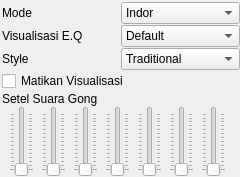
          <widget class="QWidget" name="option">
           <property name="geometry">
            <rect>
             <x>0</x>
             <y>0</y>
             <width>240</width>
             <height>177</height>
            </rect>
           </property>
           <property name="styleSheet">
            <string notr="true">#option {
background-color: qlineargradient(x1: 0, y1: 0, x2: 0, y2: 1,                                stop: 0 #afdde9, stop: 1 #ffe680);
border-radius : 10px;
}
</string>
           </property>
           <attribute name="icon">
            <iconset resource="rsc.qrc">
             <normaloff>:/icon/icon/setting.png</normaloff>:/icon/icon/setting.png</iconset>
           </attribute>
           <attribute name="label">
            <string>Pengaturan</string>
           </attribute>
           <layout class="QVBoxLayout" name="verticalLayout_5">
            <property name="spacing">
             <number>1</number>
            </property>
            <property name="leftMargin">
             <number>2</number>
            </property>
            <property name="topMargin">
             <number>2</number>
            </property>
            <property name="rightMargin">
             <number>0</number>
            </property>
            <property name="bottomMargin">
             <number>0</number>
            </property>
            <item>
             <layout class="QHBoxLayout" name="horizontalLayout_8">
              <property name="spacing">
               <number>0</number>
              </property>
              <item>
               <widget class="QLabel" name="label_2">
                <property name="styleSheet">
                 <string notr="true"/>
                </property>
                <property name="text">
                 <string>Mode</string>
                </property>
               </widget>
              </item>
              <item>
               <widget class="QComboBox" name="comboBox_2">
                <property name="styleSheet">
                 <string notr="true"/>
                </property>
                <item>
                 <property name="text">
                  <string>Indor</string>
                 </property>
                </item>
                <item>
                 <property name="text">
                  <string>Outdor</string>
                 </property>
                </item>
               </widget>
              </item>
             </layout>
            </item>
            <item>
             <layout class="QHBoxLayout" name="horizontalLayout_9">
              <property name="spacing">
               <number>0</number>
              </property>
              <item>
               <widget class="QLabel" name="label_5">
                <property name="text">
                 <string>Visualisasi E.Q</string>
                </property>
               </widget>
              </item>
              <item>
               <widget class="QComboBox" name="comboBox_3">
                <property name="sizePolicy">
                 <sizepolicy hsizetype="Preferred" vsizetype="Preferred">
                  <horstretch>0</horstretch>
                  <verstretch>0</verstretch>
                 </sizepolicy>
                </property>
                <item>
                 <property name="text">
                  <string>Default</string>
                 </property>
                </item>
                <item>
                 <property name="text">
                  <string>Bubble</string>
                 </property>
                </item>
                <item>
                 <property name="text">
                  <string>Random</string>
                 </property>
                </item>
               </widget>
              </item>
             </layout>
            </item>
            <item>
             <layout class="QHBoxLayout" name="horizontalLayout_10">
              <property name="spacing">
               <number>0</number>
              </property>
              <item>
               <widget class="QLabel" name="label_3">
                <property name="styleSheet">
                 <string notr="true"/>
                </property>
                <property name="text">
                 <string>Style</string>
                </property>
               </widget>
              </item>
              <item>
               <widget class="QComboBox" name="comboBox">
                <property name="styleSheet">
                 <string notr="true"/>
                </property>
                <item>
                 <property name="text">
                  <string>Traditional</string>
                 </property>
                </item>
                <item>
                 <property name="text">
                  <string>Pop</string>
                 </property>
                </item>
                <item>
                 <property name="text">
                  <string>Rock</string>
                 </property>
                </item>
               </widget>
              </item>
             </layout>
            </item>
            <item>
             <layout class="QHBoxLayout" name="horizontalLayout_11">
              <property name="spacing">
               <number>0</number>
              </property>
              <item>
               <widget class="QCheckBox" name="checkBox">
                <property name="text">
                 <string>Matikan Visualisasi</string>
                </property>
                <property name="tristate">
                 <bool>false</bool>
                </property>
               </widget>
              </item>
             </layout>
            </item>
            <item>
             <layout class="QVBoxLayout" name="verticalLayout_3">
              <property name="spacing">
               <number>0</number>
              </property>
              <item>
               <widget class="QLabel" name="label_6">
                <property name="text">
                 <string>Setel Suara Gong</string>
                </property>
               </widget>
              </item>
              <item>
               <layout class="QHBoxLayout" name="horizontalLayout_6">
                <property name="spacing">
                 <number>0</number>
                </property>
                <item>
                 <widget class="QSlider" name="verticalSlider">
                  <property name="orientation">
                   <enum>Qt::Vertical</enum>
                  </property>
                  <property name="tickPosition">
                   <enum>QSlider::TicksBothSides</enum>
                  </property>
                  <property name="tickInterval">
                   <number>7</number>
                  </property>
                 </widget>
                </item>
                <item>
                 <widget class="QSlider" name="verticalSlider_2">
                  <property name="orientation">
                   <enum>Qt::Vertical</enum>
                  </property>
                  <property name="tickPosition">
                   <enum>QSlider::TicksBothSides</enum>
                  </property>
                  <property name="tickInterval">
                   <number>7</number>
                  </property>
                 </widget>
                </item>
                <item>
                 <widget class="QSlider" name="verticalSlider_3">
                  <property name="orientation">
                   <enum>Qt::Vertical</enum>
                  </property>
                  <property name="tickPosition">
                   <enum>QSlider::TicksBothSides</enum>
                  </property>
                  <property name="tickInterval">
                   <number>7</number>
                  </property>
                 </widget>
                </item>
                <item>
                 <widget class="QSlider" name="verticalSlider_4">
                  <property name="orientation">
                   <enum>Qt::Vertical</enum>
                  </property>
                  <property name="tickPosition">
                   <enum>QSlider::TicksBothSides</enum>
                  </property>
                  <property name="tickInterval">
                   <number>7</number>
                  </property>
                 </widget>
                </item>
                <item>
                 <widget class="QSlider" name="verticalSlider_5">
                  <property name="orientation">
                   <enum>Qt::Vertical</enum>
                  </property>
                  <property name="tickPosition">
                   <enum>QSlider::TicksBothSides</enum>
                  </property>
                  <property name="tickInterval">
                   <number>7</number>
                  </property>
                 </widget>
                </item>
                <item>
                 <widget class="QSlider" name="verticalSlider_6">
                  <property name="orientation">
                   <enum>Qt::Vertical</enum>
                  </property>
                  <property name="tickPosition">
                   <enum>QSlider::TicksBothSides</enum>
                  </property>
                  <property name="tickInterval">
                   <number>7</number>
                  </property>
                 </widget>
                </item>
                <item>
                 <widget class="QSlider" name="verticalSlider_7">
                  <property name="orientation">
                   <enum>Qt::Vertical</enum>
                  </property>
                  <property name="tickPosition">
                   <enum>QSlider::TicksBothSides</enum>
                  </property>
                  <property name="tickInterval">
                   <number>7</number>
                  </property>
                 </widget>
                </item>
               </layout>
              </item>
             </layout>
            </item>
           </layout>
          </widget>
